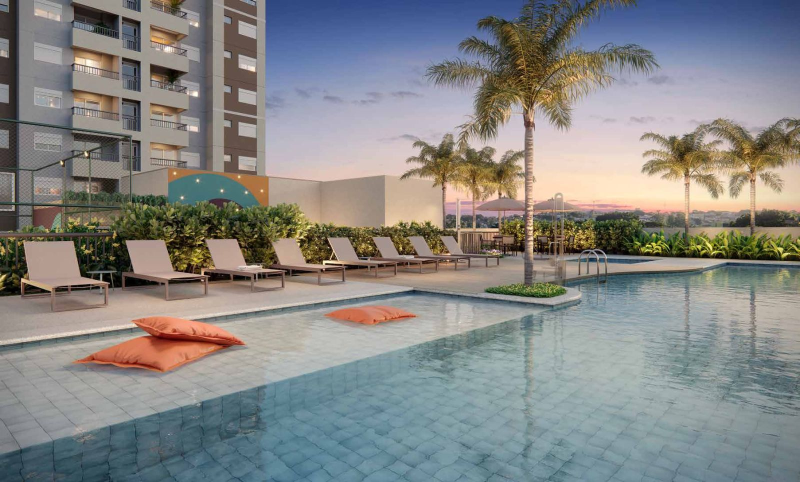
#> input picture aprendizados/ex/landing/05.jpg, 1600 x 964 px, given in place of 01-nuvens.jpg, which was not available (shown at 1/2 size); the run also reads 1 picture not shown here
$ python previas.py
#> lines starting #> are read from the running program, lines starting #| are printed output that depends on the picture; after the words box and inside, x2 and y2 are one past the last pixel; in counts of white or black regions, pixels touching at a corner belong together; pictures that were not available may be replaced by others from this repository, and a replacement may not be noted
"""Monta as imagens de prévia dos cards: storyboard do reveal aéreo, colagem de referências e mosaico do estúdio."""
import os

import cv2
import numpy as np

R = r'C:\Users\ogabr\Documents\claude'
OUT = os.path.join(R, 'Gabriel-glll.github.io', 'aprendizados', 'prev')
PV = os.path.join(R, 'criativos', 'site-aprendizados', 'previas')
os.makedirs(OUT, exist_ok=True)


def cover(img, w, h):
    s = max(w / img.shape[1], h / img.shape[0])
    r = cv2.resize(img, (int(img.shape[1] * s) + 1, int(img.shape[0] * s) + 1), interpolation=cv2.INTER_AREA)
    y, x = (r.shape[0] - h) // 2, (r.shape[1] - w) // 2
    return r[y:y + h, x:x + w]


def seta(img, cx, cy):
    cv2.circle(img, (cx, cy), 26, (242, 236, 226), -1, cv2.LINE_AA)
    cv2.arrowedLine(img, (cx - 11, cy), (cx + 12, cy), (42, 83, 184), 4, cv2.LINE_AA, tipLength=0.45)


# 1. storyboard do reveal aéreo: céu → cidade vista do alto → fachada
paineis = [os.path.join(R, 'motion-studio', 'public', 'storyboard2', '01-nuvens.jpg'),
           os.path.join(R, 'motion-studio', 'public', 'storyboard', '03-aerea.jpg'),
           os.path.join(R, 'Gabriel-glll.github.io', 'novos-lancamentos', 'materiais', 'alentejo', 'fotos', '01.jpg')]
W, H, G = 360, 600, 10
sb = np.full((H, W * 3 + G * 2, 3), (226, 236, 242), np.uint8)
for i, p in enumerate(paineis):
    sb[:, i * (W + G):i * (W + G) + W] = cover(cv2.imread(p), W, H)
#> in cover, `s = max(w / img.shape[1], h / img.shape[0])`: s = 0.622
#> in cover, img is the input picture: shape (964, 1600, 3); mean B, G, R 132.5, 134.1, 133.8
#> in cover, `return r[y:y + h, x:x + w]`:
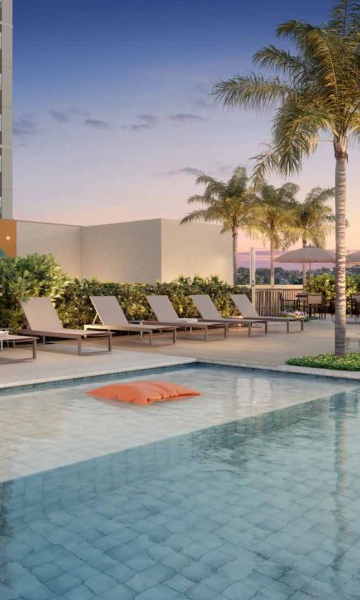
#> returned value: shape (600, 360, 3); mean of channels 0, 1, 2 142.2, 139.7, 136.5; drawn as B, G, R
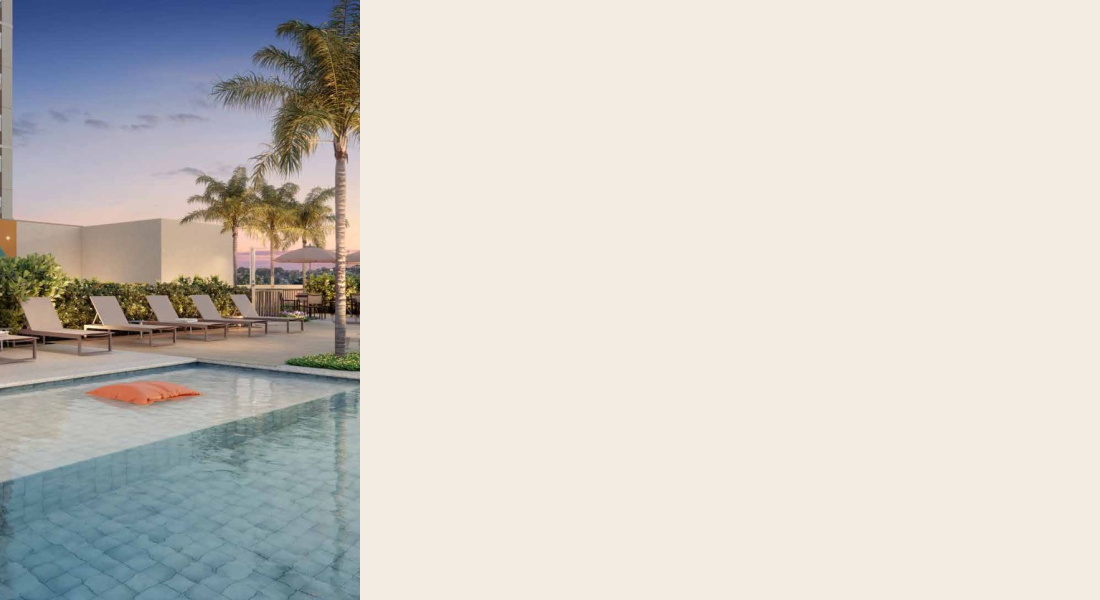
#> sb: shape (600, 1100, 3); mean of channels 0, 1, 2 198.6, 204.5, 207.5; drawn as B, G, R
#> pass 2 of the loop `for i, p in enumerate(paineis):`:
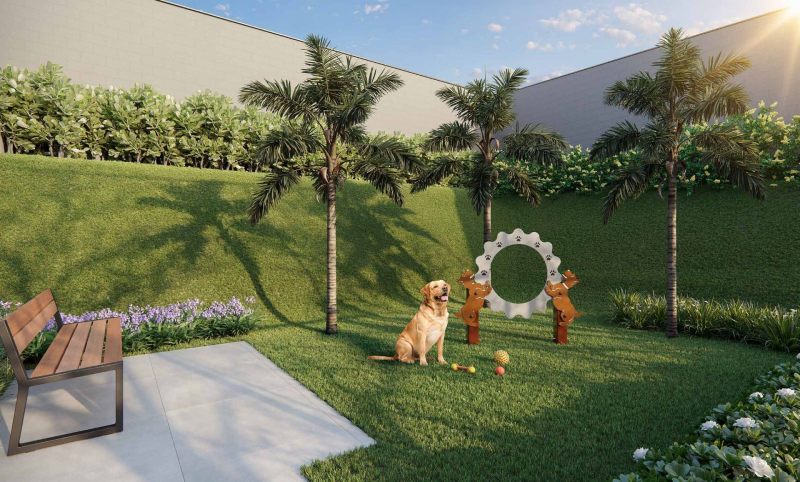
#> input picture aprendizados/ex/landing/12.jpg, 1600 x 964 px, given in place of 03-aerea.jpg, which was not available (shown at 1/2 size)
#> in cover, img is the input picture: shape (964, 1600, 3); mean B, G, R 91.4, 117.4, 111.9
#> in cover (call 2), `return r[y:y + h, x:x + w]`:
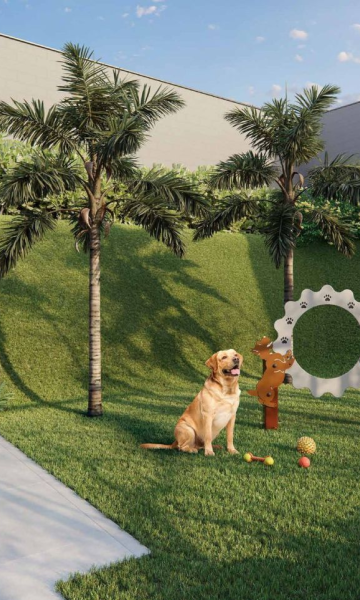
#> returned value: shape (600, 360, 3); mean of channels 0, 1, 2 92.9, 119.7, 112; drawn as B, G, R
#> `sb[:, i * (W + G):i * (W + G) + W] = cover(cv2.imread(p), W, H)`:
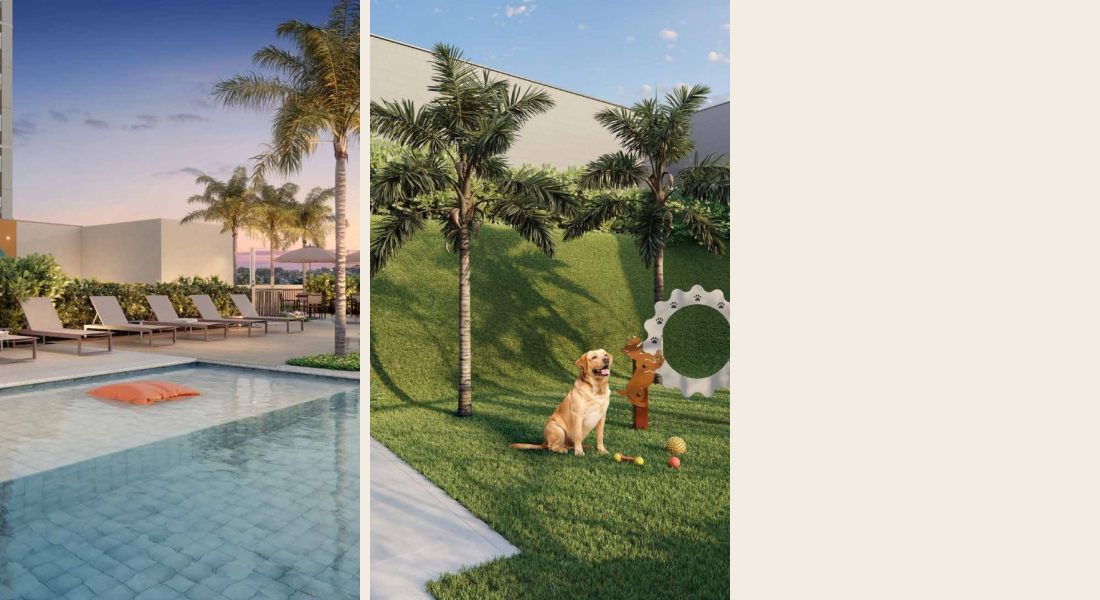
#> sb: shape (600, 1100, 3); mean of channels 0, 1, 2 155, 166.4, 164.9; drawn as B, G, R
#> pass 3 of the loop `for i, p in enumerate(paineis):`:
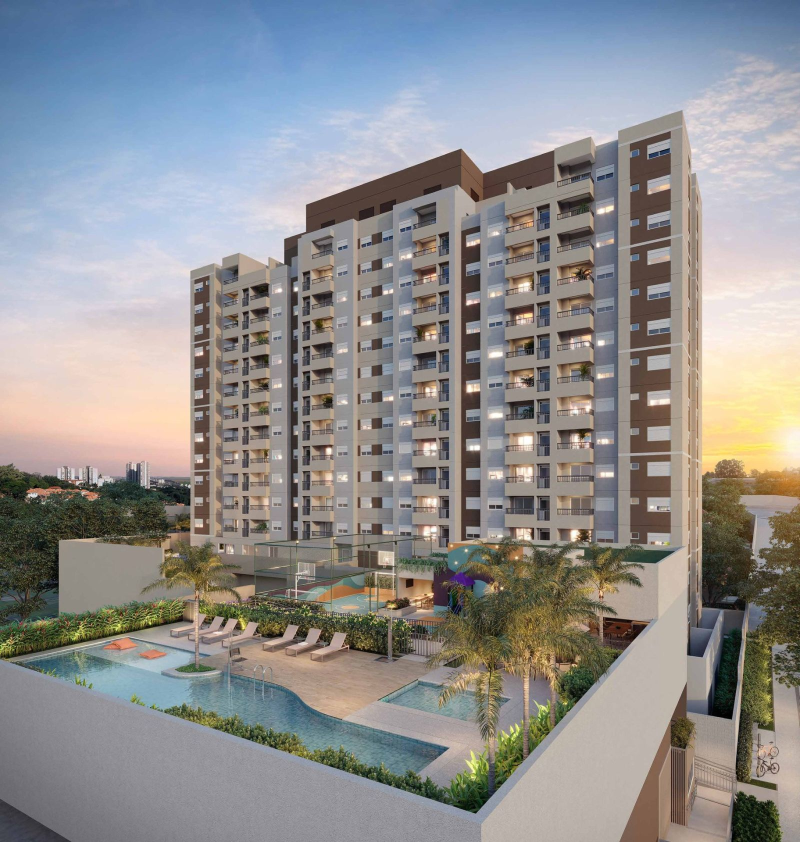
#> input picture aprendizados/ex/landing/01.jpg, 1600 x 1684 px, found by its file name (shown at 1/2 size)
#> s = 0.356
#> r: shape (601, 571, 3)
#> in cover, img is the input picture: shape (1684, 1600, 3); mean B, G, R 144.3, 143.6, 143.9
#> in cover (call 3), `return r[y:y + h, x:x + w]`:
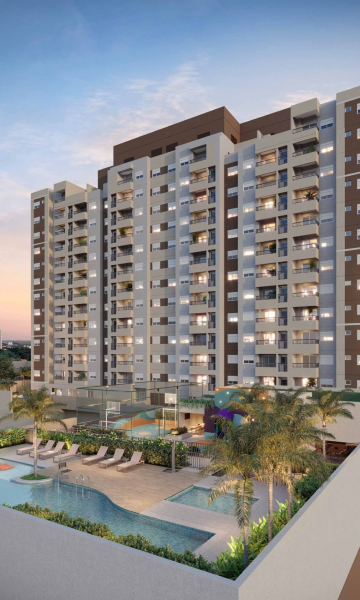
#> returned value: shape (600, 360, 3); mean of channels 0, 1, 2 140.7, 139, 138.7; drawn as B, G, R
#> `sb[:, i * (W + G):i * (W + G) + W] = cover(cv2.imread(p), W, H)`:
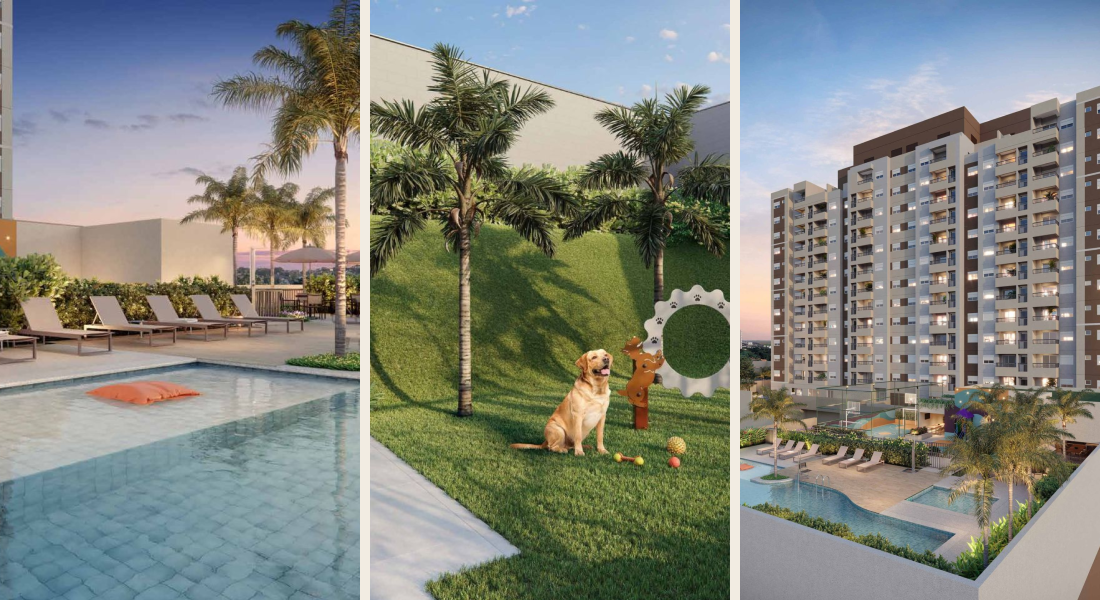
#> sb: shape (600, 1100, 3); mean of channels 0, 1, 2 127.1, 134.7, 131.1; drawn as B, G, R
for i in (1, 2):
    seta(sb, i * (W + G) - G // 2, H // 2)
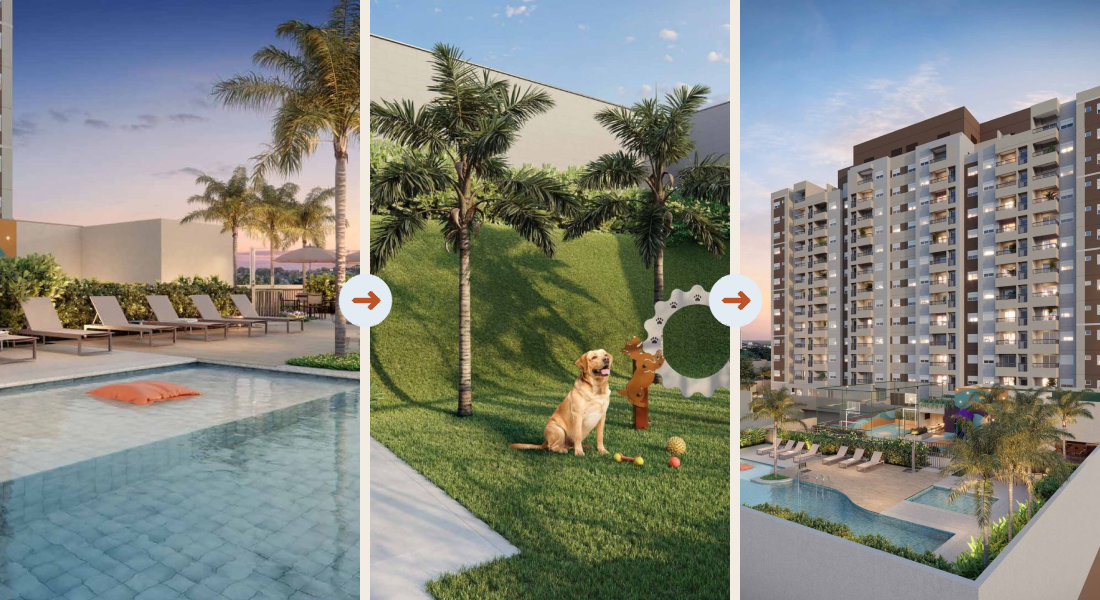
#> sb: shape (600, 1100, 3); 0.71% of pixels changed, all inside (x1, y1, x2, y2) = (338, 273, 763, 328); drawn as B, G, R
cv2.imwrite(os.path.join(OUT, 'reveal-storyboard.jpg'), sb, [cv2.IMWRITE_JPEG_QUALITY, 82])

# 2. referências: 3 prints empilhados em leque
fundo = np.full((720, 1080, 3), (226, 236, 242), np.uint8)
for i, n in enumerate(['ref-recent', 'ref-awwwards', 'ref-fontshare']):
    im = cover(cv2.imread(os.path.join(PV, n + '.jpg')), 640, 400)
#> call 4 of cover, with w = 640, h = 400
#> in cover (call 4), `s = max(w / img.shape[1], h / img.shape[0])`: s = 0.415
#> in cover (call 4), `r = cv2.resize(img, (int(img.shape[1] * s) + 1, int(img.shape[0] * s) ..`:
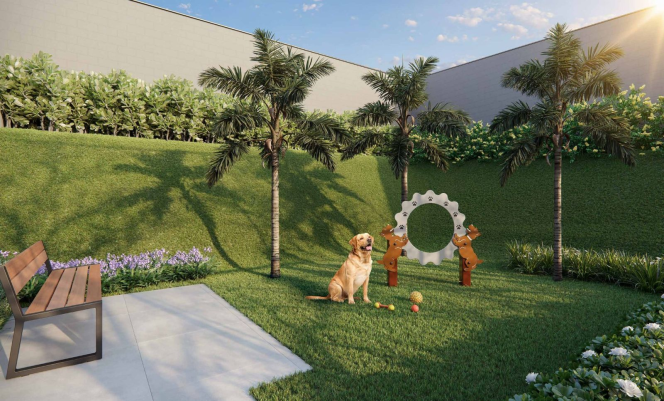
#> r: shape (401, 664, 3); mean B, G, R 91.4, 117.4, 111.9
#> in cover (call 4), `return r[y:y + h, x:x + w]`:
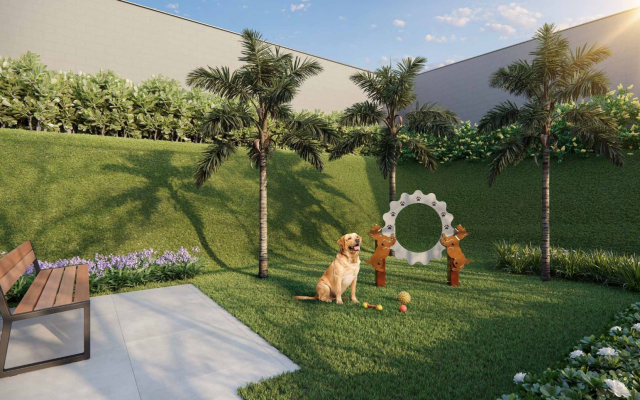
#> returned value: shape (400, 640, 3); mean of channels 0, 1, 2 91.7, 117.6, 112; drawn as B, G, R
    x, y = 60 + i * 190, 50 + i * 120
    cv2.rectangle(fundo, (x - 3, y - 3), (x + 643, y + 403), (40, 40, 40), -1)
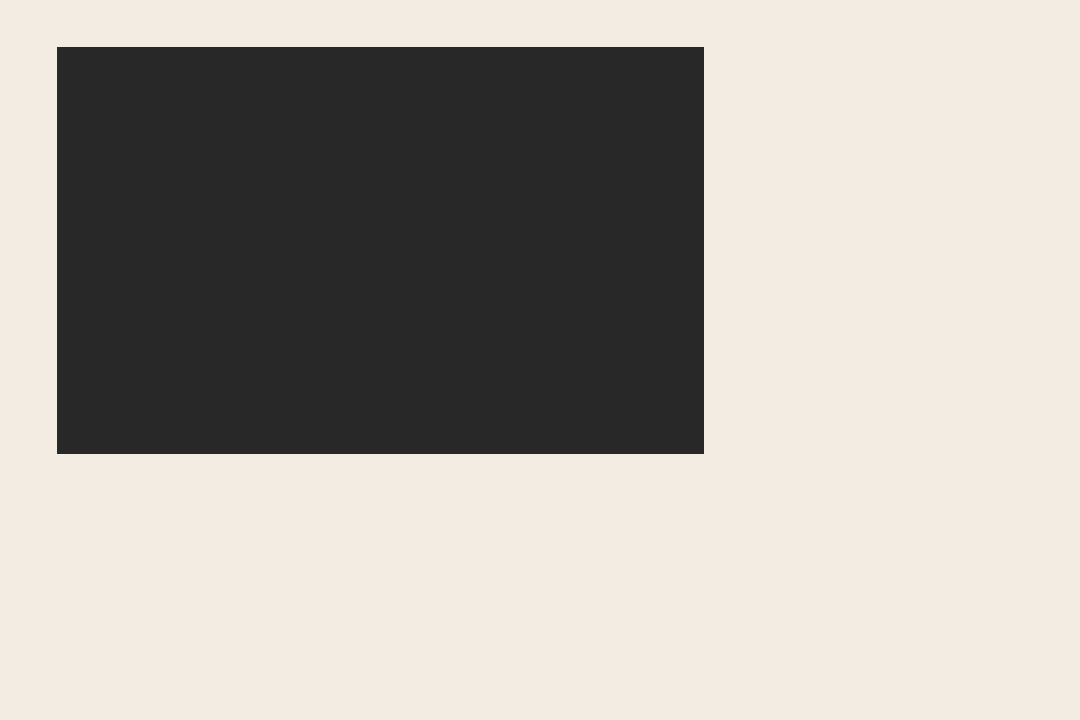
#> fundo: shape (720, 1080, 3); mean of channels 0, 1, 2 163, 169.6, 173.6; drawn as B, G, R
    fundo[y:y + 400, x:x + 640] = im
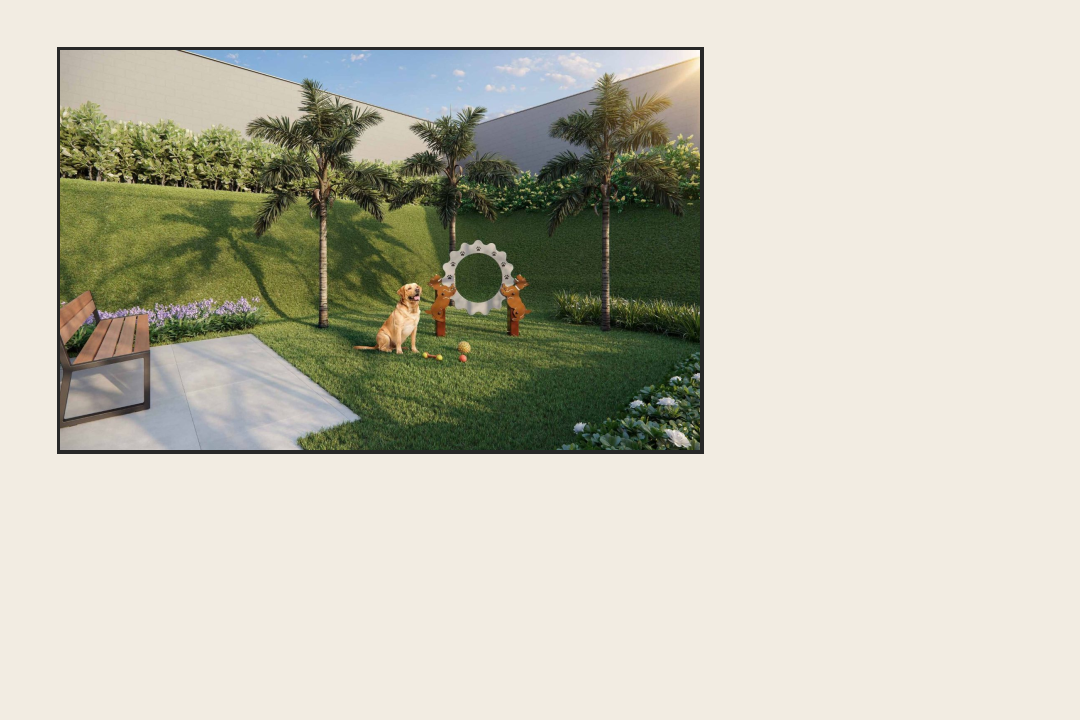
#> fundo: shape (720, 1080, 3); mean of channels 0, 1, 2 180, 195.2, 197.3; drawn as B, G, R
#> pass 2 of the loop `for i, n in enumerate(['ref-recent', 'ref-awwwards', 'ref-fontshare']):`:
#> (the run stopped early here; a loop or call above may not have finished)
